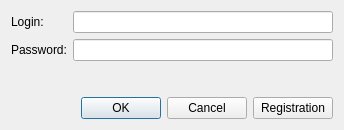
<?xml version="1.0" encoding="UTF-8"?>
<ui version="4.0">
 <class>LoginForm</class>
 <widget class="QWidget" name="LoginForm">
  <property name="geometry">
   <rect>
    <x>0</x>
    <y>0</y>
    <width>344</width>
    <height>130</height>
   </rect>
  </property>
  <property name="windowTitle">
   <string>Form</string>
  </property>
  <layout class="QVBoxLayout" name="verticalLayout">
   <item>
    <layout class="QFormLayout" name="formLayout">
     <item row="0" column="0">
      <widget class="QLabel" name="label">
       <property name="text">
        <string>Login:</string>
       </property>
      </widget>
     </item>
     <item row="1" column="0">
      <widget class="QLabel" name="label_2">
       <property name="text">
        <string>Password:</string>
       </property>
      </widget>
     </item>
     <item row="0" column="1">
      <widget class="QLineEdit" name="loginEdit">
       <property name="text">
        <string/>
       </property>
      </widget>
     </item>
     <item row="1" column="1">
      <widget class="QLineEdit" name="passwordEdit">
       <property name="text">
        <string/>
       </property>
       <property name="echoMode">
        <enum>QLineEdit::Password</enum>
       </property>
      </widget>
     </item>
    </layout>
   </item>
   <item>
    <spacer name="verticalSpacer">
     <property name="orientation">
      <enum>Qt::Vertical</enum>
     </property>
     <property name="sizeHint" stdset="0">
      <size>
       <width>20</width>
       <height>40</height>
      </size>
     </property>
    </spacer>
   </item>
   <item>
    <layout class="QHBoxLayout" name="horizontalLayout" stretch="1,0">
     <item>
      <widget class="QDialogButtonBox" name="buttonBox">
       <property name="standardButtons">
        <set>QDialogButtonBox::Cancel|QDialogButtonBox::Ok</set>
       </property>
      </widget>
     </item>
     <item>
      <widget class="QPushButton" name="registrationPushButton">
       <property name="text">
        <string>Registration</string>
       </property>
      </widget>
     </item>
    </layout>
   </item>
  </layout>
 </widget>
 <resources/>
 <connections/>
</ui>
